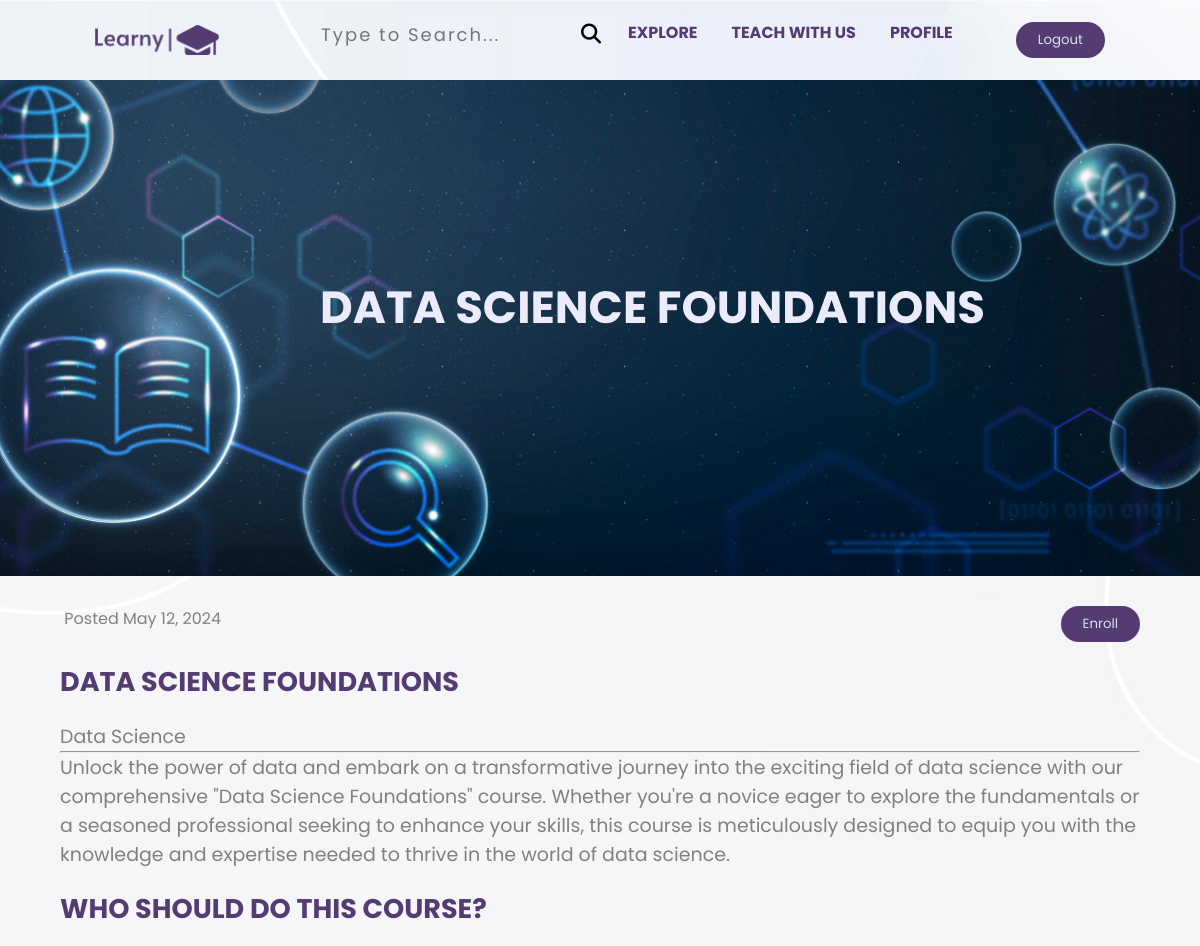
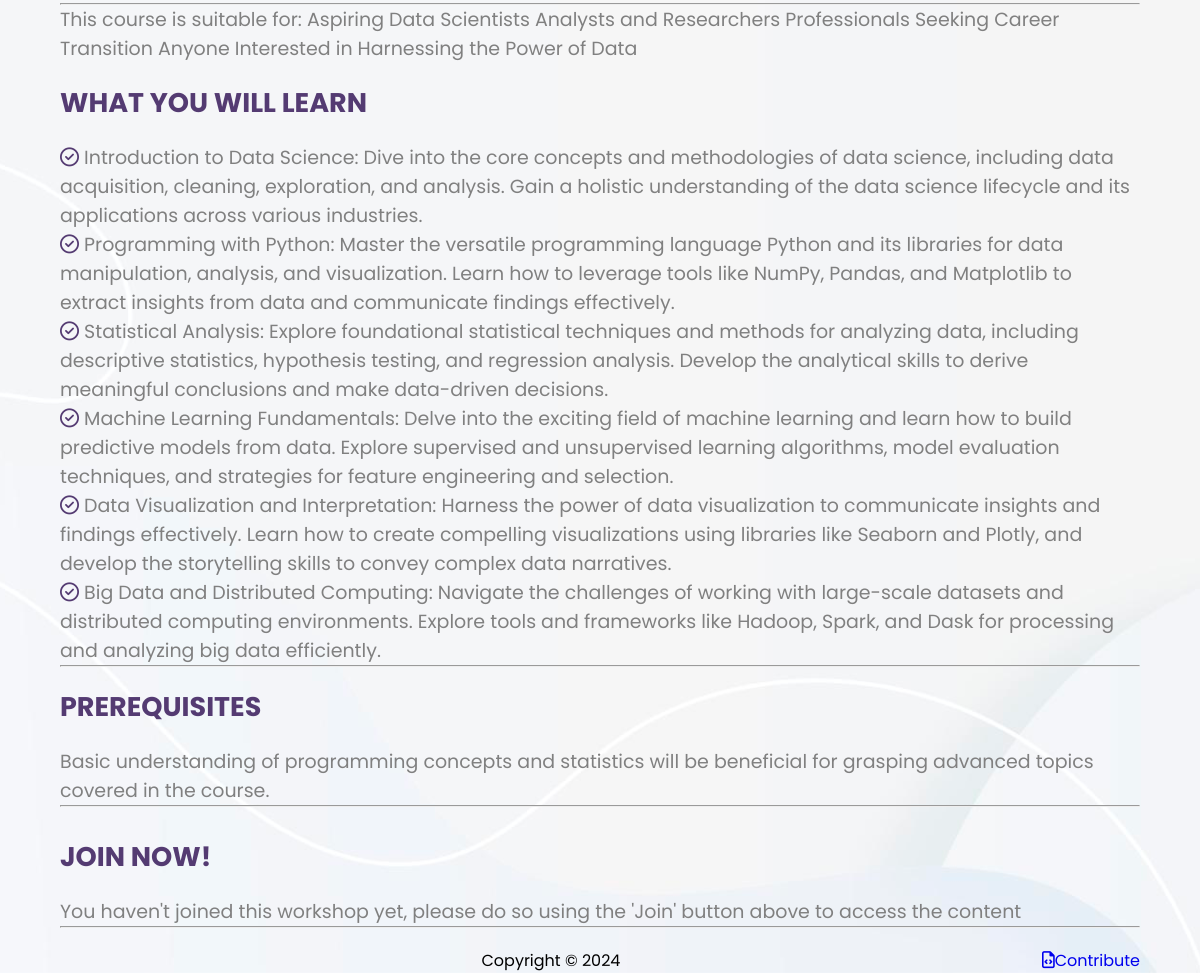
Screenshot of /workshop/workshop_detail/data-science-foundations/ (signed in) with the database file from the repository (2 pictures, top to bottom).
### workshop/models.py (models this page shows, shortened)
class Workshop(models.Model):
    name = models.CharField(max_length=120)
    shortdescription = models.CharField(max_length=400)
    description = models.TextField(max_length=2000)
    date = models.DateField(auto_now_add=True)
    image = models.ImageField(upload_to="workshopimages",default="defaultw",max_length=500)#
    students_in_workshop = models.IntegerField() #
    workshopcategory = models.ForeignKey(WorkshopCategory, on_delete=models.CASCADE) #r
    difficulty_choices = models.TextChoices("difficulty_choices","Easy Intermediate Difficult")
    difficulty = models.CharField(choices=difficulty_choices,max_length=50)
    paid = models.BooleanField(default=False)
    instructor = models.ForeignKey(Instructor, on_delete=models.CASCADE)#r
    workshopslug = models.SlugField()
    price = models.IntegerField()
    course_link = models.CharField(max_length=800)
    skills_you_learn = models.TextField(max_length=5000,null=True)
    who_should_enroll = models.TextField(max_length=5000,null=True)
    prerequisites = models.TextField(max_length=5000,null= True)

class WorkshopCategory(models.Model):
    name = models.CharField(max_length=200)
    workshopcategoryslug = models.SlugField()
    class Meta:
        verbose_name_plural = "WorkshopCategories"
    def __str__(self):
        return self.name

### workshop/views.py (the view, shortened to what this page needs)
# urls.py: path('workshop_detail/<slug:slugworkshop>/',views.workshop_detail,name='workshop_detail'),
@login_required
def workshop_detail(request,slugworkshop):
    user  = request.user
    workshop = Workshop.objects.get(workshopslug=slugworkshop)
    enrolled = Enrollment.objects.filter(student=user, workshop=workshop).exists()
    skills = workshop.skills_you_learn.splitlines()
    new_skills = []
    for skill in skills:
        if skill:
            new_skills.append(skill)
    ctx = {"workshop":workshop,"enroll":enrolled,"skills":new_skills}
    return render(request,"workshop/workshop_detail.html",context=ctx)

### workshop/templates/workshop/workshop_detail.html (shortened to what this page needs)
{% extends "base.html" %}
{% load static %}
{% block csspart %}
<link rel="stylesheet" href="{% static "workshop/workshopdetail.css" %}">
{% endblock  %}
{% block body %}
<div class="hero-img">
    <img src="{% static "topic.jpg" %}" alt="">
    <h1 class="course-name">{{workshop.name}}</h1>
</div>
<div class="container">
    <div class="workshops container"style="margin-top:30px">
        <div class="workshop-related" style="display:flex; justify-content:space-between">
        <div class="course-img" style="max-width: 700px;
        height: 100%;">
        <span>Posted {{workshop.date}}</span>
     </div>
    <form method="post">
        {% if  not enroll %}
        <button type="submit" class = "btn" style="border:none;">
            Enroll
        </button>
        {% else %}
        <button type="submit" class = "btn" style="border:none;">
            Leave
        </button>
        {% endif %}
    </form>
    </div>
    <div class="course-des">
        <h4>{{workshop.name}}</h4>
        <p class="cate">{{workshop.workshopcategory}} </p>
        <hr>
        <p>{{workshop.description}}</p>
    </div>
    <div class="course-des">
        <h4>Who Should Do This Course?</h4>
        <hr>
        <p>{{workshop.who_should_enroll}}</p>
    </div>
    <div class="course-des">
        <h4>What You Will Learn</h4>
        {% for skill in skills %}
        <p> <i class="fa-regular fa-circle-check"></i> {{skill}}</p>
        {% endfor %}
        <hr>
    </div>
    <div class="course-des">
        <h4>Prerequisites</h4>
        <p>{{workshop.prerequisites}}</p>
        <hr>
    </div>
    {% if enroll %}
    <div class="course-des join">
        <h4>Join Completed</h4>
        <p>You have joined this workshop. You can access the course content from the link below.</p>
        <a href="{{workshop.course_link}}">Course Content</a>
    {% else %}
    <div class="course-des join">
       <h4>Join Now!</h4>
       <p> You haven't joined this workshop yet, please do so using the 'Join' button above to access the content</p>
    </div>
    </div>
    {% endif %}
    {% include "footer.html" %}
</div>
{% endblock  %}

### workshop/static/workshop/workshopdetail.css (style rules this page uses)
.hero-img { position: relative; }
.hero-img img { height: auto; max-width: 100%; display: block; }
.course-name { font-weight: bold; position: absolute; top: 35%; padding: 20px; left: 25%; }
.hero-img h1 { font-size: 45px; text-transform: uppercase; font-weight: bold; color: rgb(235, 235, 251); }
.course-des { display: flex; flex-direction: column; margin-top: 20px; }
.course-des h4 { margin-bottom: 20px; font-size: 27px; font-weight: bold; color: rgb(84, 59, 114); text-transform: uppercase; }
.course-des p { color: gray; font-size: 19px; }
span { color: gray; }
p i { color: rgb(84, 59, 114); }
.cate { color: rgb(84, 59, 114); }
.join { margin-top: 30px; }

### static/style.css (style rules this page uses)
* { margin: 0; padding: 0; box-sizing: border-box; font-family: "Poppins", sans-serif; list-style: none; text-decoration: none; }
body { background-color: aliceblue; background-image: url(board5.jpg); background-size: cover; background-position: center; }
.container { max-width: 1080px; margin-right: auto; margin-left: auto; }
img { width: 100%; }
.btn { padding: 8px 22px; background-color:rgb(84, 59, 114) ; color: rgb(213, 227, 239); border-radius: 5rem; }
button { box-shadow: none; }

### rows the page displays
Workshop: name "DATA SCIENCE FOUNDATIONS", date "May 12, 2024", workshopcategory "Data Science", description "Unlock the power of data and embark on a transformative journey into the exciting field of data science with our comprehensive \"Data Science Foundations\" course. Whether you're a novice eager to explore the fundamentals or a seasoned professional seeking to enhance your skills, this course is meticulously designed to equip you with the knowledge and expertise needed to thrive in the world of data science.", who_should_enroll "This course is suitable for: Aspiring Data Scientists Analysts and Researchers Professionals Seeking Career Transition Anyone Interested in Harnessing the Power of Data", prerequisites "Basic understanding of programming concepts and statistics will be beneficial for grasping advanced topics covered in the course."
